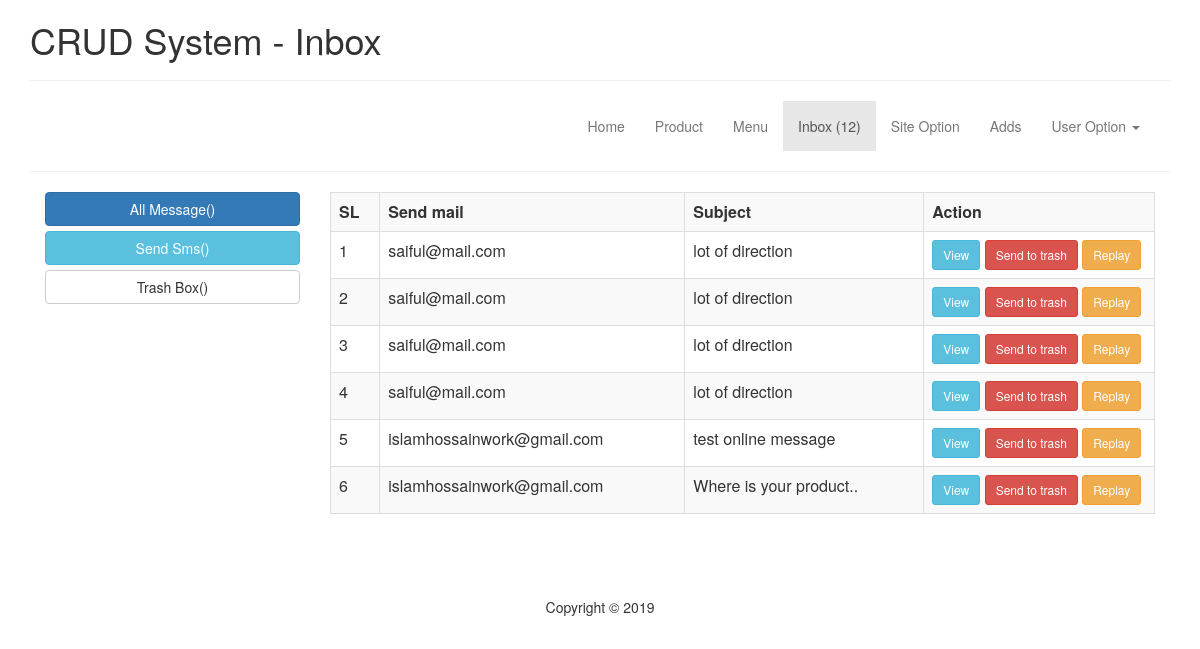
The app's page /mv-admin/index.php?page=Inbox with its own data.
### tables this page shows
CREATE TABLE `tb_contact` (
  `id` int(11) NOT NULL,
  `sender_email` varchar(255) NOT NULL,
  `subject` varchar(255) NOT NULL,
  `message` text NOT NULL,
  `status` int(11) NOT NULL,
  `deleted_at` int(11) NOT NULL,
  `update_at` timestamp NOT NULL DEFAULT CURRENT_TIMESTAMP ON UPDATE CURRENT_TIMESTAMP
);

### mvc-FRAMEWORK/Library/Database.php (called while the page is built, shortened)
<?php
Class Database{
	public $host   = DB_HOST;
	public $user   = DB_USER;
	public $pass   = DB_PASS;
	public $dbname = DB_NAME;
	public $link;
	private function connectDB(){
	$this->link = new mysqli($this->host, $this->user, $this->pass, $this->dbname);
 }
	public function select($query){
		$result = $this->link->query($query) or die($this->link->error.__LINE__);
		if($result->num_rows > 0){
			return $result;
		} else {
			return false;
		}
	}
}

### mv-admin/Files/Inbox.php (the view, shortened to what this page needs)
<div class="" style="min-height:400px;  ">
	<div class="col-md-3">
	<button class="btn btn-primary btn-block">All Message()</button>
	<button class="btn btn-info btn-block">Send Sms()</button>
	<button class="btn btn-default btn-block">Trash Box()</button>
	</div>
	<div class="col-md-9">
<table class="table table-bordered table-striped">
	<tr>
		<th>SL</th>
		<th>Send mail </th>
		<th>Subject</th>
		<th style="width:28%;">Action</th>
	</tr>
<?php
	$msg_query = "SELECT * FROM tb_contact WHERE deleted_at=0";
	$msg_res = $DB->select($msg_query);
	$i = 0;
	while($msg_data = $msg_res->fetch_array()){
		$i++;
		if($msg_data['status']==0){ $cls = "btn-primary"; }else{ $cls = "btn-default"; }
?>
	<tr>
		<td><?php echo $i;?></td>
		<td><?php echo $msg_data['sender_email'];?></td>
		<td><?php echo $msg_data['subject'];?></td>
		<td>
			<a href="" class="btn btn-info btn-sm <?php echo $cls;?>" data-toggle="modal" data-target="#index<?php echo $msg_data['id']; ?>">View</a>
			<a href="?page=Cosmatics&upid=<?php echo $cosmatics['id'];?>" class="btn btn-danger btn-sm">Send to trash</a>
			<a href="?page=Cosmatics&delid=<?php echo $cosmatics['id'];?>" class="btn btn-warning btn-sm">Replay</a>
		</td>
	</tr>
	<?php
	}
?>
</table>
	</div>
</div>

### records on screen
tb_contact: sender_email "saiful@mail.com", subject "lot of direction"
tb_contact: sender_email "saiful@mail.com", subject "lot of direction"
tb_contact: sender_email "saiful@mail.com", subject "lot of direction"
tb_contact: sender_email "saiful@mail.com", subject "lot of direction"
tb_contact: sender_email "islamhossainwork@gmail.com", subject "test online message"
tb_contact: sender_email "islamhossainwork@gmail.com", subject "Where is your product.."

### other values on screen
$pg "Inbox"
